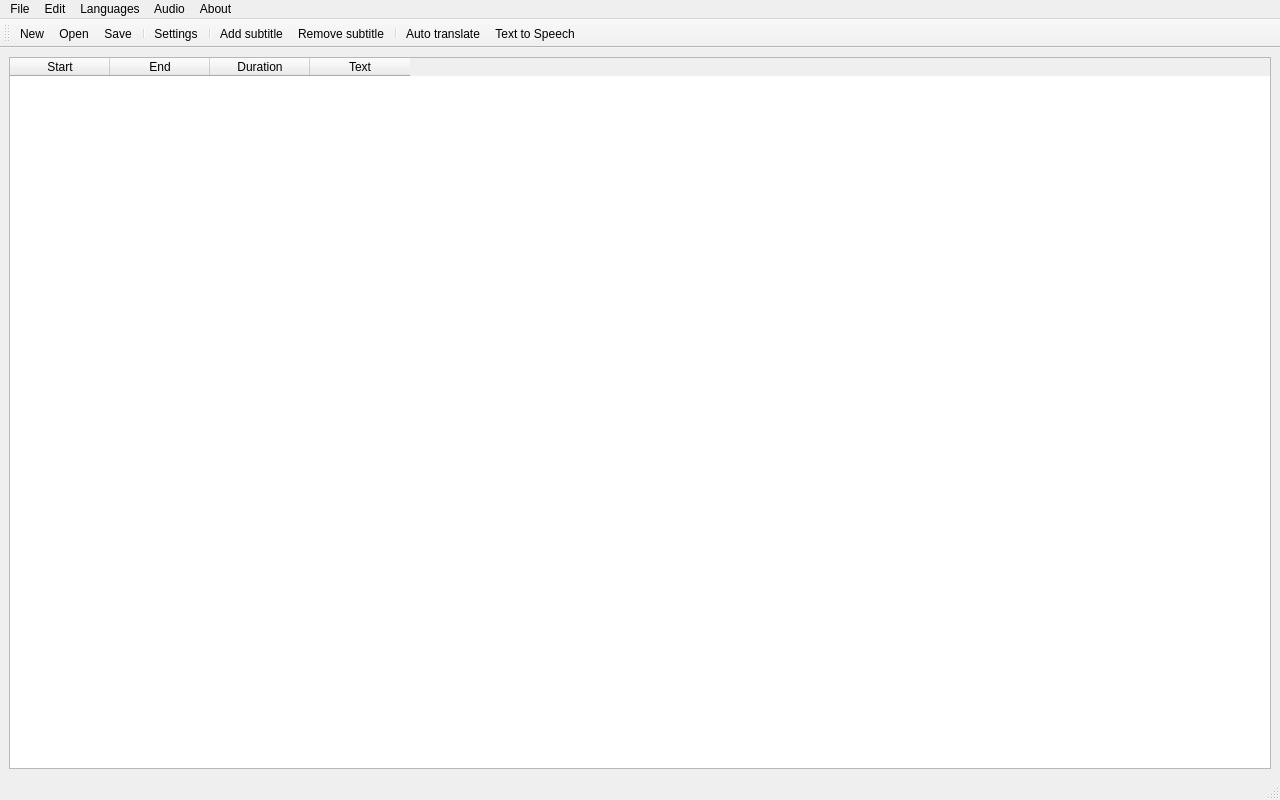
<?xml version="1.0" encoding="UTF-8"?>
<ui version="4.0">
 <class>MainWindow</class>
 <widget class="QMainWindow" name="MainWindow">
  <property name="geometry">
   <rect>
    <x>0</x>
    <y>0</y>
    <width>1280</width>
    <height>800</height>
   </rect>
  </property>
  <property name="windowTitle">
   <string>SRT Editor free</string>
  </property>
  <property name="windowIcon">
   <iconset resource="app_qrc.qrc">
    <normaloff>:/app/assets/srt-file.svg</normaloff>:/app/assets/srt-file.svg</iconset>
  </property>
  <widget class="QWidget" name="centralwidget">
   <layout class="QHBoxLayout" name="horizontalLayout">
    <item>
     <widget class="QTableWidget" name="subtitleTable">
      <column>
       <property name="text">
        <string>Start</string>
       </property>
      </column>
      <column>
       <property name="text">
        <string>End</string>
       </property>
      </column>
      <column>
       <property name="text">
        <string>Duration</string>
       </property>
      </column>
      <column>
       <property name="text">
        <string>Text</string>
       </property>
      </column>
     </widget>
    </item>
   </layout>
  </widget>
  <widget class="QMenuBar" name="menubar">
   <property name="geometry">
    <rect>
     <x>0</x>
     <y>0</y>
     <width>1280</width>
     <height>24</height>
    </rect>
   </property>
   <widget class="QMenu" name="menuFile">
    <property name="title">
     <string>File</string>
    </property>
    <addaction name="actionNew"/>
    <addaction name="actionOpen"/>
    <addaction name="actionSave"/>
    <addaction name="actionSave_as"/>
    <addaction name="separator"/>
    <addaction name="actionSettings"/>
    <addaction name="separator"/>
    <addaction name="actionClose"/>
   </widget>
   <widget class="QMenu" name="menuAbout">
    <property name="title">
     <string>About</string>
    </property>
    <addaction name="actionSoftware"/>
    <addaction name="actionAuthor"/>
   </widget>
   <widget class="QMenu" name="menuLanguages">
    <property name="title">
     <string>Languages</string>
    </property>
    <addaction name="actionAuto_translate"/>
   </widget>
   <widget class="QMenu" name="menuEdit">
    <property name="title">
     <string>Edit</string>
    </property>
    <addaction name="actionAdd_subtitle"/>
    <addaction name="actionRemove_subtitle"/>
   </widget>
   <widget class="QMenu" name="menuAudio">
    <property name="title">
     <string>Audio</string>
    </property>
    <addaction name="actionText_to_Speech"/>
   </widget>
   <addaction name="menuFile"/>
   <addaction name="menuEdit"/>
   <addaction name="menuLanguages"/>
   <addaction name="menuAudio"/>
   <addaction name="menuAbout"/>
  </widget>
  <widget class="QStatusBar" name="statusbar"/>
  <widget class="QToolBar" name="toolBar">
   <property name="windowTitle">
    <string>toolBar</string>
   </property>
   <attribute name="toolBarArea">
    <enum>TopToolBarArea</enum>
   </attribute>
   <attribute name="toolBarBreak">
    <bool>false</bool>
   </attribute>
   <addaction name="actionNew"/>
   <addaction name="actionOpen"/>
   <addaction name="actionSave"/>
   <addaction name="separator"/>
   <addaction name="actionSettings"/>
   <addaction name="separator"/>
   <addaction name="actionAdd_subtitle"/>
   <addaction name="actionRemove_subtitle"/>
   <addaction name="separator"/>
   <addaction name="actionAuto_translate"/>
   <addaction name="actionText_to_Speech"/>
  </widget>
  <action name="actionNew">
   <property name="icon">
    <iconset resource="app_qrc.qrc">
     <normaloff>:/menu/assets/new-file.svg</normaloff>:/menu/assets/new-file.svg</iconset>
   </property>
   <property name="text">
    <string>New</string>
   </property>
   <property name="shortcut">
    <string>Ctrl+N</string>
   </property>
  </action>
  <action name="actionOpen">
   <property name="icon">
    <iconset resource="app_qrc.qrc">
     <normaloff>:/menu/assets/folder-open.svg</normaloff>:/menu/assets/folder-open.svg</iconset>
   </property>
   <property name="text">
    <string>Open...</string>
   </property>
   <property name="shortcut">
    <string>Ctrl+O</string>
   </property>
  </action>
  <action name="actionSave">
   <property name="icon">
    <iconset resource="app_qrc.qrc">
     <normaloff>:/menu/assets/save-file.svg</normaloff>:/menu/assets/save-file.svg</iconset>
   </property>
   <property name="text">
    <string>Save</string>
   </property>
   <property name="shortcut">
    <string>Ctrl+S</string>
   </property>
  </action>
  <action name="actionSave_as">
   <property name="icon">
    <iconset resource="app_qrc.qrc">
     <normaloff>:/menu/assets/save-file.svg</normaloff>:/menu/assets/save-file.svg</iconset>
   </property>
   <property name="text">
    <string>Save as...</string>
   </property>
  </action>
  <action name="actionClose">
   <property name="icon">
    <iconset resource="app_qrc.qrc">
     <normaloff>:/menu/assets/close.svg</normaloff>:/menu/assets/close.svg</iconset>
   </property>
   <property name="text">
    <string>Close</string>
   </property>
  </action>
  <action name="actionSoftware">
   <property name="text">
    <string>Software</string>
   </property>
  </action>
  <action name="actionAuthor">
   <property name="text">
    <string>Author</string>
   </property>
  </action>
  <action name="actionAuto_translate">
   <property name="icon">
    <iconset resource="app_qrc.qrc">
     <normaloff>:/menu/assets/google-translate.svg</normaloff>:/menu/assets/google-translate.svg</iconset>
   </property>
   <property name="text">
    <string>Auto translate</string>
   </property>
  </action>
  <action name="actionAdd_subtitle">
   <property name="icon">
    <iconset resource="app_qrc.qrc">
     <normaloff>:/menu/assets/add.svg</normaloff>:/menu/assets/add.svg</iconset>
   </property>
   <property name="text">
    <string>Add subtitle</string>
   </property>
  </action>
  <action name="actionRemove_subtitle">
   <property name="icon">
    <iconset resource="app_qrc.qrc">
     <normaloff>:/menu/assets/remove.svg</normaloff>:/menu/assets/remove.svg</iconset>
   </property>
   <property name="text">
    <string>Remove subtitle</string>
   </property>
  </action>
  <action name="actionSettings">
   <property name="icon">
    <iconset resource="app_qrc.qrc">
     <normaloff>:/menu/assets/settings.svg</normaloff>:/menu/assets/settings.svg</iconset>
   </property>
   <property name="text">
    <string>Settings</string>
   </property>
  </action>
  <action name="actionText_to_Speech">
   <property name="icon">
    <iconset resource="app_qrc.qrc">
     <normaloff>:/menu/assets/speaker.svg</normaloff>:/menu/assets/speaker.svg</iconset>
   </property>
   <property name="text">
    <string>Text to Speech</string>
   </property>
  </action>
 </widget>
 <resources>
  <include location="app_qrc.qrc"/>
 </resources>
 <connections/>
</ui>
